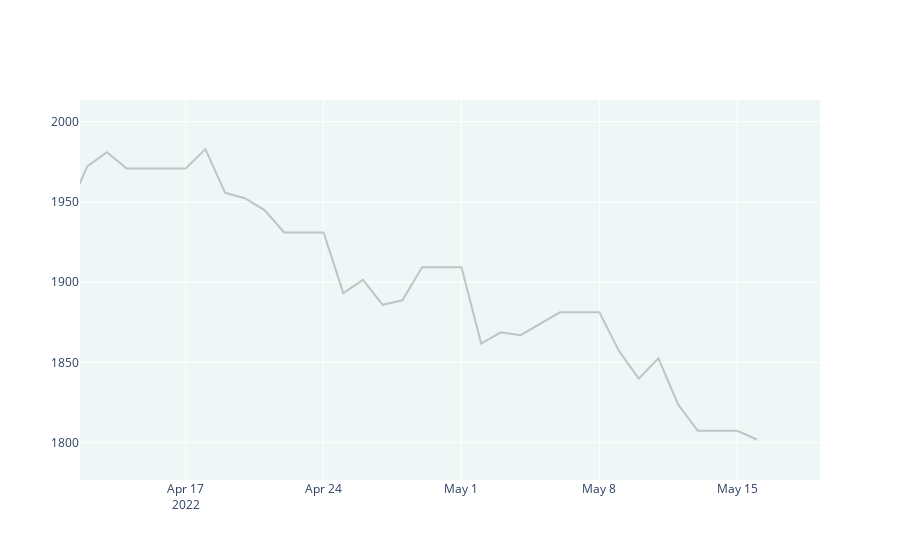

Notebook cell for this chart:
### Code cell
symbol = 'GC=F'
# create graph
title = 'Closing price ' + symbol

gdp_layout = go.Layout(
        height=300,
        #paper_bgcolor=COLORS[1],
        plot_bgcolor='#eef6f6',
        )

fig_gdp = go.Figure(layout=gdp_layout)
fig_gdp.add_trace(go.Scatter(x=gold_data.index, y=gold_data['Close'],
                    #text=ts_years,
                    mode='lines',
                    #name=c_,
                    opacity=.25,
                    marker=dict(color='#333333')
                    #visible='legendonly'
                    ))
fig_gdp.update_traces(showlegend=False)

### Figure 1 — Plotly figure (JSON) as saved in the notebook; plotly's stock layout.template omitted (floating-point values rounded to 4 significant figures; data arrays with more than 128 entries replaced by an {"elided": "..."} marker saying what was removed)
{"data": [{"marker": {"color": "#333333"}, "mode": "lines", "opacity": 0.25, "showlegend": false, "type": "scatter", "x": {"elided": "365 str values"}, "y": {"elided": "365 float values"}}], "layout": {"autosize": true, "dragmode": "zoom", "plot_bgcolor": "#eef6f6", "xaxis": {"autorange": false, "range": ["2022-04-11 15:09:21.7062", "2022-05-19 04:53:01.1772"], "type": "date"}, "yaxis": {"autorange": false, "range": [1777.0, 2014.0], "type": "linear"}}}
